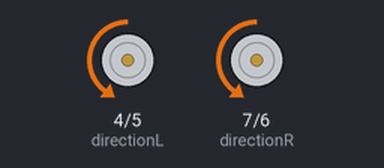
Recording of a sketch running on a simulated Arduino Uno, built with avr-gcc and run on an emulated ATmega328P. On the bench: direction and speed pins drawn as motors (green arrow = direction pin HIGH = forward, orange = LOW = backward, longer = more drive).

Above: at 1.0 s.
At 4.0 s:
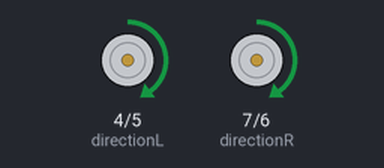
At 6.0 s:
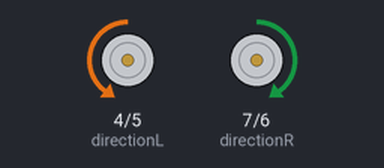
At 10.5 s:
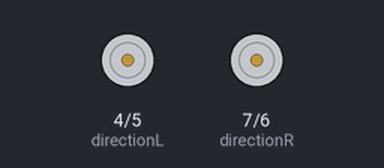
Timing chart, 0 to 15.6 s (numbered marks = the images above):
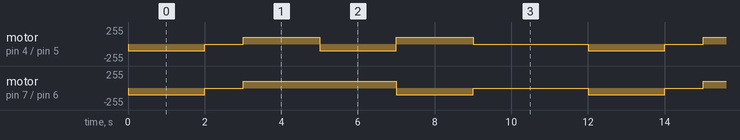

Measured:
- by itself, motor on pin 7 (directionR) / pin 6 (speedR): repeats every 12.0 s: stopped 1.0 s, forward 100/255 4.0 s, backward 100/255 2.0 s, stopped 3.0 s, backward 100/255 2.0 s
- by itself, motor on pin 4 (directionL) / pin 5 (speedL): repeats every 12.0 s: stopped 1.0 s, forward 100/255 2.0 s, backward 100/255 2.0 s, forward 100/255 2.0 s, stopped 3.0 s, backward 100/255 2.0 s

The sketch:

twoMotorIntro.ino
```cpp
/***
 * twoMotorIntro
 * Tutorial on using two motors with a DFRobot Romeo arduino
 * @rwbot
 * v1.1
 */

//Function    Direction   Speed (PWM)
//Motor 1     D 4         D 5
//Motor 2     D 7         D 6

//Motor 1
int directionL = 4;       //Pin controlling Left motor direction
int speedL = 5;           //Pin controlling Left motor speed
//Motor 2
int directionR = 7;       //Pin controlling Right motor direction
int speedR = 6;           //Pin controlling Right motor speed

void setup() {
  //Left Motor setup
  pinMode(directionL, OUTPUT);
  pinMode(speedL, OUTPUT);
  digitalWrite(speedL, LOW);

  //Right Motor setup
  pinMode(directionR, OUTPUT);
  pinMode(speedR, OUTPUT);

  //Turns motor pins off until needed
  digitalWrite(speedL, LOW);
  digitalWrite(speedR, LOW);
}

void loop() {
  //run test() functions
//  test1();
//  test2();
  test3();
  delay(3000);
}
```

helpers.ino
```cpp
/***
 * This creates an easy way to set the speed of both motors
 * We assign the name 's' to be our integer input speed for the function
 * Instead of digitalWrite(), we'll use analogWrite()
 * digitalWrite() can only assign pins to two states: HIGH or LOW
 * analogWrite() can give pins a range of values, from 0-255 or 0-1023
 * In our case, the range of speed spans from 0 to 255
 */
void setspeed(int s){
  //Set the speed for the Left motor to 's'
  analogWrite(speedL, s);
  //Set the speed for the Right motor to 's'
  analogWrite(speedR, s);
}

/***
 * This allows us to easily control the brakes of both motors
 * Here we set the pin controlling speed to LOW
 * Which means the pin is currently off
 * Since it receives no power, the motors won't rotate
 */
void brakeON(){
    // Setting the speed pin to be LOW
    // In LOW, it receives 0V, and so can't move
    digitalWrite(speedL, LOW);
    digitalWrite(speedR, LOW);
}

/***
 * This allows us to easily control the brakes of both motors
 * Here we set the pin controlling speed to HIGH
 * Which means it's able to receive power and rotate
 * at the given speed
 */
void brakeOFF(){
    // Setting the speed pin to be HIGH
    // In HIGH, it receives +5V, and so can move
    digitalWrite(speedL, HIGH);
    digitalWrite(speedR, HIGH);
}

/***
 * This synchronizes the motors to turn in the same direction
 * The direction pin uses HIGH or LOW to represent
 * the direction in which the motors will spin
 * In our case, LOW means forward
 */
void forward(){
  brakeOFF();
  digitalWrite(directionL, LOW);
  digitalWrite(directionR, LOW);
  setspeed(100);
}

/***
 * This synchronizes the motors to turn in the same direction
 * The direction pin uses HIGH or LOW to represent
 * the direction in which the motors will spin
 * In our case, HIGH means backward
 */
void backward(){
  brakeOFF();
  digitalWrite(directionL, HIGH);
  digitalWrite(directionR, HIGH);
  setspeed(100);
}

/***
 * This tells the motors to turn in opposite directions
 * This rotates the robot
 * In our case, rotating right involves
 * directionL = LOW and directionR = HIGH
 */
void rotateRight(){
  brakeOFF();
  digitalWrite(directionL, LOW);
  digitalWrite(directionR, HIGH);
  setspeed(100);
}

/***
 * This tells the motors to turn in opposite directions
 * This rotates the robot
 * In our case, rotating left involves
 * directionL = HIGH and directionR = LOW
 */
void rotateLeft(){
  brakeOFF();
  digitalWrite(directionL, HIGH);
  digitalWrite(directionR, LOW);
  setspeed(100);
}
```

test1.ino
```cpp
void test1(){

  // Setting the speed pin to be HIGH
  // In HIGH, the speed pin receives +5V, and is able can move
  digitalWrite(speedL, HIGH);
  digitalWrite(speedR, HIGH);

  //Synchronizes rotation direction of both motors
  //Rotating in the same direction drives in that direction
  //Rotating in opposite directions makes it rotate
  digitalWrite(directionL, LOW);
  digitalWrite(directionR, LOW);

  //Set the speed for the Left motor to 's'
  analogWrite(speedL, 100);
  //Set the speed for the Right motor to 's'
  analogWrite(speedR, 100);

  //Freezes the states of pins for the amount of time
  //Using delay here allows the robot to drive for 2.5 seconds
  //Before exiting the loop
  delay(2500);

  //Setting the speed pin to be LOW
  //In LOW, the speed pin receives 0V
  //We take advantage of that feature by using it
  //as our way to 'brake' the motors
  digitalWrite(speedL, LOW);
  digitalWrite(speedR, LOW);
}
```

test2.ino
```cpp
//Does the same exact set of instructions as test1
void test2(){
  forward();
  delay(2500);
}
```

test3.ino
```cpp
void test3(){
  forward();
  delay(2000);

  brakeON();
  delay(1000);

  backward();
  delay(2000);

  rotateRight();
  delay(2000);

  rotateLeft();
  delay(2000);

  brakeON();
}
```

usingTabs.ino
```cpp
/***
 * Tabs are convenient for organizing related functions
 * The main tab is the tab with the name of the sketch
 * In this case, twoMotorIntro is the main tab
 *
 * Only one thing to remember about tabs
 * The side tabs use somewhat independent
 * Variables used in the main tab must be declared inside the main tab
 * Variables from the main tab can be used in side tabs
 * BUT variables declared in side tabs exists only in that side tab
 * Variables used in the main tab
 *
 * If I declared a variable in this side tab,
 * it would be a 'local' variable because it can
 * only be used locally, in this tab
 *
 * If I declared a variable in the main tab,
 * it would be a 'global' variable because it can
 * be used by any other tabs or functions
 */
```
